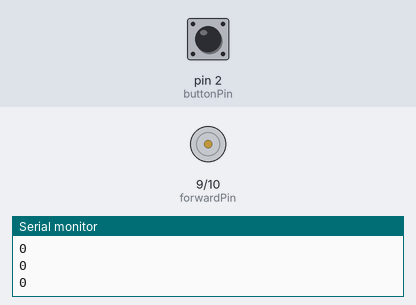
Bench run of a sketch on a simulated Arduino Uno, built with avr-gcc and run on an emulated ATmega328P. Shown: motor-driver pin pairs drawn as motors (green arrow = first pin HIGH = forward, orange = second pin HIGH = backward, longer = more drive), the last lines printed to the serial monitor. Inputs (shaded band) come from the test bench; at power-on: pin 2 (buttonPin) LOW.

Above: at 1.2 s.
1.3 s: pin 2 (buttonPin) pulled HIGH for 0.15 s
At 1.7 s:
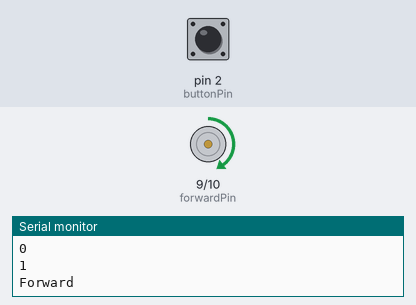
At 3.7 s:
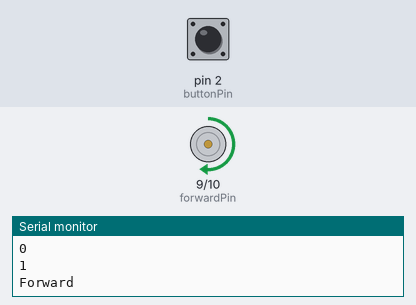
7.3 s: pin 2 (buttonPin) pulled HIGH for 3.2 s
At 7.7 s:
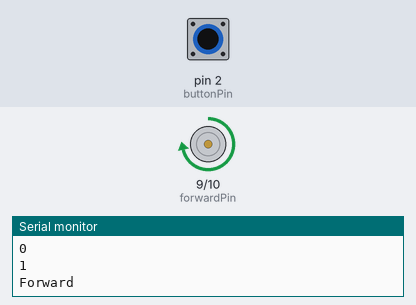
Timing chart, 0 to 18.0 s (numbered marks = the images above; inputs shaded):
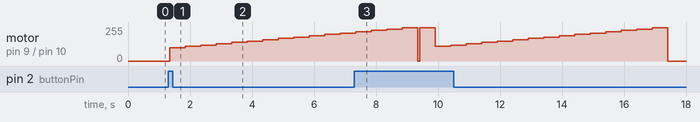

The sketch:

foodhopper.ino
```cpp
int buttonPin = 2;
int buttonState = 0;
int forwardPin = 9;
int backPin = 10;


void setup() {
  // put your setup code here, to run once:
  Serial.begin(115200);
  pinMode(buttonPin, INPUT);
  pinMode(forwardPin, OUTPUT);
  pinMode(backPin, OUTPUT);
}

void loop() {

  digitalWrite(backPin, LOW);


  buttonState = digitalRead(buttonPin);
  // Show the state of pushbutton on serial monitor
  Serial.println(buttonState);
  delay(50);

  if (buttonState == HIGH) {
    Serial.println("Forward");
    for (int fadeValue = 100; fadeValue <= 255; fadeValue += 10) {
      // sets the value (range from 0 to 255):
      analogWrite(forwardPin, fadeValue);
      // wait for 30 milliseconds to see the dimming effect
      delay(500);
    }
    analogWrite(forwardPin, 0);
    Serial.println("Finished");
  }
}
```

Measured:
- after the input at 1.3 s, motor on pin 9 (forwardPin) / pin 10 (backPin): moves from stopped to forward 210/255 over 5.5 s, starting after 0.05 s
